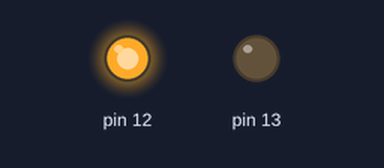
Bench run of a sketch on a simulated Arduino Uno, built with avr-gcc and run on an emulated ATmega328P. On the bench: output pins drawn as LEDs (lit = HIGH). What the sketch prints to the serial monitor is not drawn.

Above: at 2.0 s.
Timing chart, 0 to 4.6 s (numbered marks = the images above):
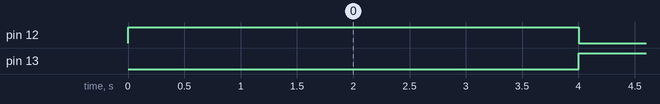

The sketch:

Test.ino
```cpp
#include "TaskScheduler.h"

TaskScheduler t1;
TaskScheduler t2;
TaskScheduler t3;

void setup() {
  Serial.begin(9600);
  pinMode(13, OUTPUT);
  pinMode(12, OUTPUT);

  t1.sleepThenToggle(4000,1000,13,HIGH);
  t2.every(2000,readSensor);
  t3.write(12,HIGH,4000);
}

void readSensor(){
  Serial.println("Reading sensors...");
}

void loop() {
  t1.update();
  t2.update();
  t3.update();
}
```

TaskScheduler.cpp
```cpp
#include "TaskScheduler.h"

TaskScheduler::TaskScheduler(){

}


void TaskScheduler::sleepThenToggle(unsigned long sleepPeriod, unsigned long runFor,uint8_t pin, uint8_t startingValue){
  tasks.begin(pin,startingValue);
  tasks.sleep(sleepPeriod);
  tasks.thenTogglePin(runFor);
}

void TaskScheduler::write(uint8_t pin, uint8_t startingValue,unsigned long timeout){
  tasks.begin(pin, startingValue);
  tasks.writeWithTimeout(timeout);
}

void TaskScheduler::every(unsigned long waitFor,void (*callback)(void)){
  tasks.sleep(waitFor);
  tasks.thenCallback(callback);
}

void TaskScheduler::update(){
  tasks.update();
}

void TaskScheduler::start(){
  tasks.start();
}
void TaskScheduler::stop(){
  tasks.stop();
}
```

TaskScheduler.h
```cpp
#ifndef TaskScheduler_h
#define TaskScheduler_h

#include "Arduino.h"
#include "Tasks.h"

class TaskScheduler
{
    public:
      TaskScheduler(void);
      void sleepThenToggle(unsigned long sleepPeriod, unsigned long runFor, uint8_t pin, uint8_t startingValue);
      void update();
      void every(unsigned long waitFor,void (*callback)(void));
      void write(uint8_t pin, uint8_t startingValue,unsigned long timeout);
      void start();
      void stop();
    private:
      Tasks tasks;

};
#endif
```

Tasks.cpp
```cpp
#include "Arduino.h"
#include "Tasks.h"

Tasks::Tasks(void){
  sleepForEventType=NONE;
  deactivate();
}

void Tasks::update(void){
  if(sleepForEventType==NONE)
    return;

  unsigned long now;
  now=millis();
  //wait for the sleep time to over.
  //once the sleep time over change the flag by calling activate().
  if (now - lastEventTime >= sleepForPeriod)
  {
    switch (sleepForEventType)
    {
      case SCHEDULE:
        performPreActivation();
        activate();
        break;
      case WITH_TIMEOUT:
        int pinCurrentState = digitalRead(pin);
        if(pinCurrentState==pinState){
          uint8_t tmpPinState = ! pinCurrentState;
          digitalWrite(pin, tmpPinState);
          stop();
        }
        break;
    }
    lastEventTime = now;
  }

  //when the runFor period happen, it check whether sleep time over by checking the flag.
  //if sleep time over then perform the task.
  if (now - runForEventTime >= runForPeriod)
  {
    switch(runForEventType){
       case TOGGLE:
        if(canActivate()){
          uint8_t tmpPinState = ! pinState;
          digitalWrite(pin, tmpPinState);
          deactivate();
        }
        break;
      case CALLBACK:
        if(canActivate()){
          (*callbackFunc)();
          deactivate();
        }
        break;
    }
    runForEventTime=now;
  }
}

void Tasks::begin(uint8_t pinNumber, uint8_t startingState){
  pin=pinNumber;
  pinState=startingState;
  lastEventTime = millis();
}

void Tasks::sleep(unsigned long period){
  sleepForEventType=SCHEDULE;
  sleepForPeriod = period;
  lastEventTime = millis();
}

void Tasks::thenTogglePin(unsigned long period){
  runForEventType=TOGGLE;
  runForPeriod = period;
  runForEventTime=millis();
}

void Tasks::thenCallback(void (*callback)(void)){
  runForEventType=CALLBACK;
  callbackFunc=callback;
  runForPeriod=1;
  runForEventTime=millis();
}

void Tasks::writeWithTimeout(unsigned long timeout){
  digitalWrite(pin, pinState);
  sleepForPeriod = timeout;
  sleepForEventType = WITH_TIMEOUT;
  lastEventTime = millis();
}

void Tasks::start(void){
  isStopped=false;
  sleepForEventType=NONE;
}
void Tasks::stop(void){
  isStopped=true;
  sleepForEventType=NONE;
}

bool Tasks::canActivate(){
  if(schedulReached==1)
    return true;
  else
    return false;
}

void Tasks::activate(){
  schedulReached=1;
}

void Tasks::deactivate(){
  schedulReached=0;
}

void Tasks::performPreActivation(){
  runForEventTime=millis();
  if(pin>0){
    digitalWrite(pin,pinState);
  }
}
```

Tasks.h
```cpp
#ifndef Tasks_h
#define Tasks_h

#include <inttypes.h>

#define NONE 0
#define SCHEDULE 1
#define TOGGLE 2
#define CALLBACK 3
#define WITH_TIMEOUT 4
class Tasks
{
public:
  Tasks(void);
  void update(void);
  void begin(uint8_t pinNumber, uint8_t startingState);
  void thenTogglePin(unsigned long period);
  void thenCallback(void (*callback)(void));
  void writeWithTimeout(unsigned long timeout);
  void sleep(unsigned long period);
  void start(void);
  void stop(void);
private:
  int8_t runForEventType;
  unsigned long runForPeriod;
  uint8_t schedulReached=0;
  unsigned long runForEventTime;
  unsigned long sleepForPeriod;
  int8_t sleepForEventType;
  uint8_t pin;
  uint8_t pinState;
  unsigned long lastEventTime;
  void (*callbackFunc)(void);
  bool isStopped;

  bool canActivate();
  void activate();
  void deactivate();
  void performPreActivation();
};

#endif
```

Measured:
- by itself, pin 12: HIGH → LOW at 4.0 s
- by itself, pin 13: alternates HIGH for 1.0 s and LOW for 3.0 s
